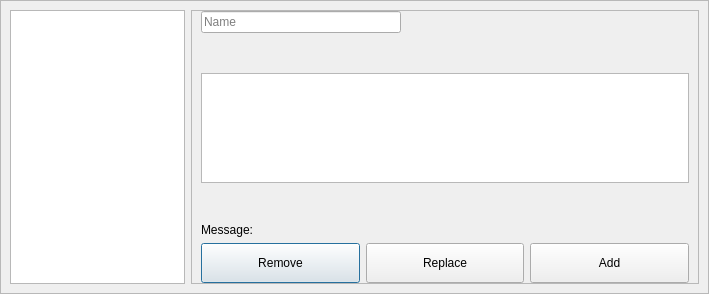
<?xml version="1.0" encoding="UTF-8"?>
<ui version="4.0">
 <class>MaterialsDialog</class>
 <widget class="QDialog" name="MaterialsDialog">
  <property name="windowModality">
   <enum>Qt::WindowModal</enum>
  </property>
  <property name="geometry">
   <rect>
    <x>0</x>
    <y>0</y>
    <width>709</width>
    <height>294</height>
   </rect>
  </property>
  <property name="windowTitle">
   <string>Dialog</string>
  </property>
  <layout class="QVBoxLayout" name="verticalLayout_2">
   <property name="spacing">
    <number>0</number>
   </property>
   <property name="leftMargin">
    <number>0</number>
   </property>
   <property name="topMargin">
    <number>0</number>
   </property>
   <property name="rightMargin">
    <number>0</number>
   </property>
   <property name="bottomMargin">
    <number>0</number>
   </property>
   <item>
    <widget class="QFrame" name="bgApp">
     <property name="frameShape">
      <enum>QFrame::StyledPanel</enum>
     </property>
     <property name="frameShadow">
      <enum>QFrame::Raised</enum>
     </property>
     <layout class="QHBoxLayout" name="horizontalLayout_3">
      <item>
       <widget class="QListWidget" name="listWidget">
        <property name="minimumSize">
         <size>
          <width>175</width>
          <height>0</height>
         </size>
        </property>
        <property name="maximumSize">
         <size>
          <width>175</width>
          <height>16777215</height>
         </size>
        </property>
        <property name="font">
         <font>
          <pointsize>10</pointsize>
         </font>
        </property>
        <property name="cursor" stdset="0">
         <cursorShape>PointingHandCursor</cursorShape>
        </property>
       </widget>
      </item>
      <item>
       <widget class="QFrame" name="frame">
        <property name="frameShape">
         <enum>QFrame::StyledPanel</enum>
        </property>
        <property name="frameShadow">
         <enum>QFrame::Raised</enum>
        </property>
        <layout class="QVBoxLayout" name="verticalLayout">
         <property name="topMargin">
          <number>0</number>
         </property>
         <property name="bottomMargin">
          <number>0</number>
         </property>
         <item>
          <widget class="QLineEdit" name="lineEdit">
           <property name="maximumSize">
            <size>
             <width>200</width>
             <height>16777215</height>
            </size>
           </property>
           <property name="inputMask">
            <string/>
           </property>
           <property name="placeholderText">
            <string>Name</string>
           </property>
          </widget>
         </item>
         <item>
          <spacer name="verticalSpacer_2">
           <property name="orientation">
            <enum>Qt::Vertical</enum>
           </property>
           <property name="sizeHint" stdset="0">
            <size>
             <width>20</width>
             <height>40</height>
            </size>
           </property>
          </spacer>
         </item>
         <item>
          <widget class="QTableWidget" name="tableWidget">
           <property name="maximumSize">
            <size>
             <width>16777215</width>
             <height>115</height>
            </size>
           </property>
           <property name="font">
            <font>
             <pointsize>10</pointsize>
            </font>
           </property>
          </widget>
         </item>
         <item>
          <spacer name="verticalSpacer_3">
           <property name="orientation">
            <enum>Qt::Vertical</enum>
           </property>
           <property name="sizeHint" stdset="0">
            <size>
             <width>20</width>
             <height>40</height>
            </size>
           </property>
          </spacer>
         </item>
         <item>
          <layout class="QHBoxLayout" name="horizontalLayout_2">
           <item>
            <widget class="QLabel" name="label">
             <property name="maximumSize">
              <size>
               <width>16777215</width>
               <height>16777215</height>
              </size>
             </property>
             <property name="text">
              <string>Message:</string>
             </property>
            </widget>
           </item>
           <item>
            <widget class="QLabel" name="label_status">
             <property name="sizePolicy">
              <sizepolicy hsizetype="Expanding" vsizetype="Preferred">
               <horstretch>0</horstretch>
               <verstretch>0</verstretch>
              </sizepolicy>
             </property>
             <property name="text">
              <string/>
             </property>
            </widget>
           </item>
          </layout>
         </item>
         <item>
          <layout class="QHBoxLayout" name="horizontalLayout">
           <item>
            <widget class="QPushButton" name="btn_remove">
             <property name="minimumSize">
              <size>
               <width>0</width>
               <height>40</height>
              </size>
             </property>
             <property name="cursor">
              <cursorShape>PointingHandCursor</cursorShape>
             </property>
             <property name="text">
              <string>Remove</string>
             </property>
            </widget>
           </item>
           <item>
            <widget class="QPushButton" name="btn_replace">
             <property name="minimumSize">
              <size>
               <width>0</width>
               <height>40</height>
              </size>
             </property>
             <property name="cursor">
              <cursorShape>PointingHandCursor</cursorShape>
             </property>
             <property name="text">
              <string>Replace</string>
             </property>
            </widget>
           </item>
           <item>
            <widget class="QPushButton" name="btn_add">
             <property name="minimumSize">
              <size>
               <width>0</width>
               <height>40</height>
              </size>
             </property>
             <property name="cursor">
              <cursorShape>PointingHandCursor</cursorShape>
             </property>
             <property name="text">
              <string>Add</string>
             </property>
            </widget>
           </item>
          </layout>
         </item>
        </layout>
       </widget>
      </item>
     </layout>
    </widget>
   </item>
  </layout>
 </widget>
 <resources/>
 <connections/>
</ui>
